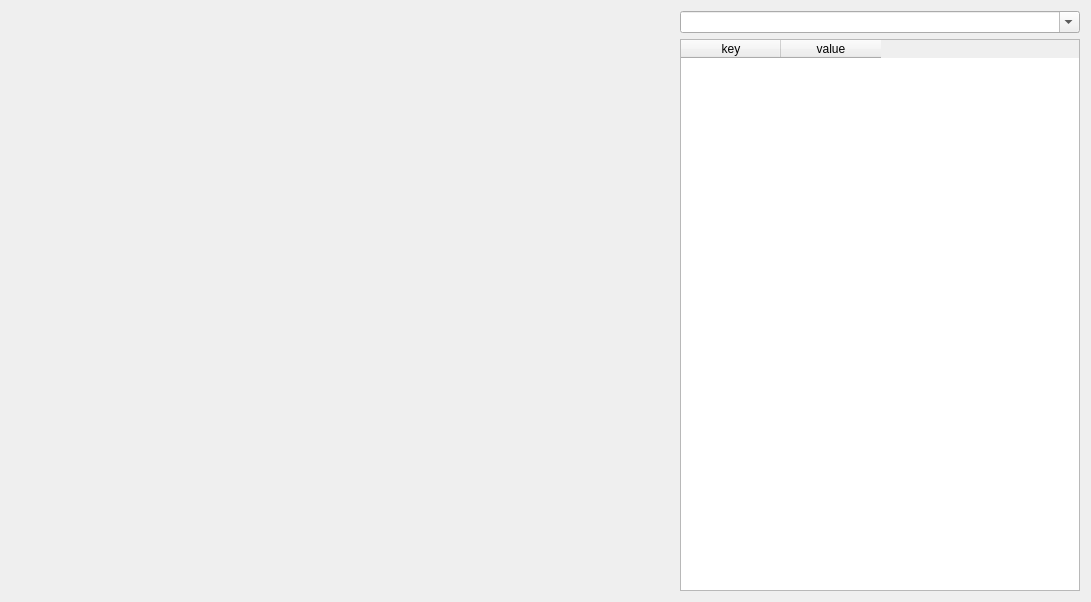
<?xml version="1.0" encoding="UTF-8"?>
<ui version="4.0">
 <class>Form</class>
 <widget class="QWidget" name="Form">
  <property name="geometry">
   <rect>
    <x>0</x>
    <y>0</y>
    <width>1091</width>
    <height>602</height>
   </rect>
  </property>
  <property name="windowTitle">
   <string>Form</string>
  </property>
  <layout class="QGridLayout" name="gridLayout" columnstretch="9,0">
   <item row="1" column="1">
    <widget class="QTableWidget" name="tick_table">
     <property name="sizePolicy">
      <sizepolicy hsizetype="Expanding" vsizetype="Expanding">
       <horstretch>100</horstretch>
       <verstretch>255</verstretch>
      </sizepolicy>
     </property>
     <property name="minimumSize">
      <size>
       <width>0</width>
       <height>300</height>
      </size>
     </property>
     <property name="maximumSize">
      <size>
       <width>400</width>
       <height>16777215</height>
      </size>
     </property>
     <attribute name="verticalHeaderShowSortIndicator" stdset="0">
      <bool>true</bool>
     </attribute>
     <column>
      <property name="text">
       <string>key</string>
      </property>
     </column>
     <column>
      <property name="text">
       <string>value</string>
      </property>
     </column>
    </widget>
   </item>
   <item row="0" column="1">
    <widget class="QComboBox" name="symbol_list">
     <property name="editable">
      <bool>true</bool>
     </property>
    </widget>
   </item>
   <item row="0" column="0" rowspan="2">
    <layout class="QVBoxLayout" name="kline_layout"/>
   </item>
  </layout>
 </widget>
 <resources/>
 <connections/>
</ui>
